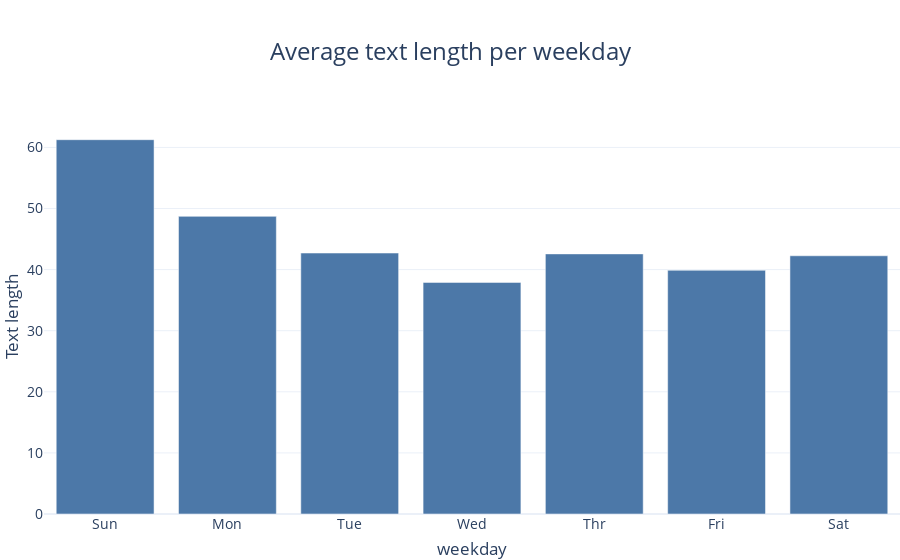

This figure's notebook cell:
### Code cell
plot_data = pd.DataFrame()
plot_data["text_length"] = df.groupby(['weekday']).mean()["text_length"]
plot_data.reset_index(inplace=True)
plot_data["weekday"] = map_datetime(plot_data["weekday"], "week")
bar2 = P.barplot(data=plot_data, x="weekday",y="text_length", title_text="Average text length per weekday", xaxis_title="weekday", yaxis_title="Text length",xtickvals=plot_data["weekday"])
bar2.show()

### Figure 1 — Plotly figure (JSON) as saved in the notebook; plotly's stock layout.template omitted (floating-point values rounded to 4 significant figures)
{"data": [{"alignmentgroup": "True", "hovertemplate": "weekday=%{x}<br>text_length=%{y}<extra></extra>", "legendgroup": "", "marker": {"color": "#4C78A8"}, "name": "", "offsetgroup": "", "orientation": "v", "showlegend": false, "textposition": "auto", "type": "bar", "x": ["Sun", "Mon", "Tue", "Wed", "Thr", "Fri", "Sat"], "xaxis": "x", "y": [61.26, 48.72, 42.71, 37.91, 42.57, 39.89, 42.26], "yaxis": "y"}], "layout": {"autosize": true, "font": {"size": 14}, "legend": {"orientation": "h", "tracegroupgap": 0, "y": -0.3}, "margin": {"b": 0, "l": 0, "r": 0, "t": 120}, "title": {"font": {"size": 24}, "text": "Average text length per weekday", "x": 0.5}, "xaxis": {"anchor": "y", "domain": [0, 1], "tickvals": ["Sun", "Mon", "Tue", "Wed", "Thr", "Fri", "Sat"], "title": {"text": "weekday"}}, "yaxis": {"anchor": "x", "domain": [0, 1], "title": {"text": "Text length"}}}}
